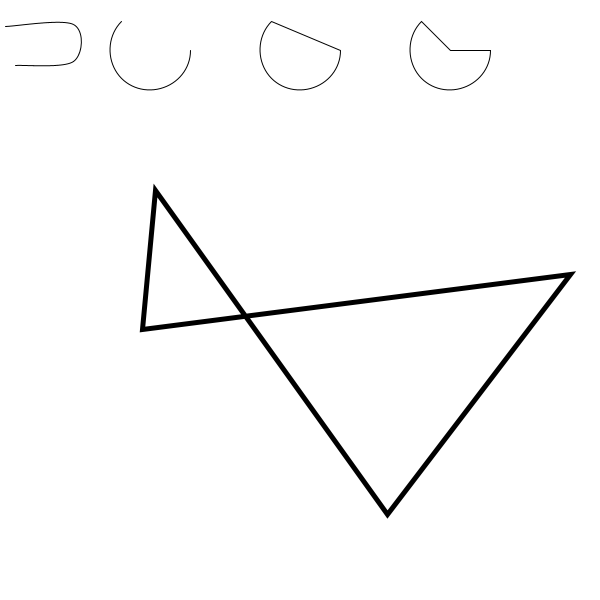
Frame 1 (no input)
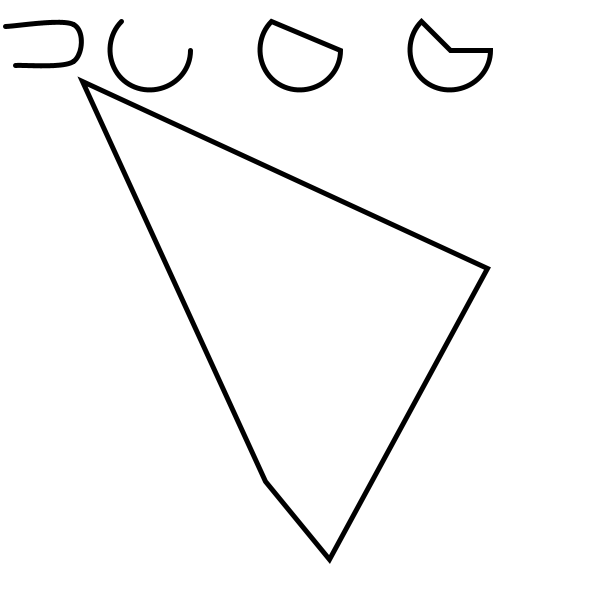
Frame 60 (the mouse pressed at the canvas centre just before this capture)
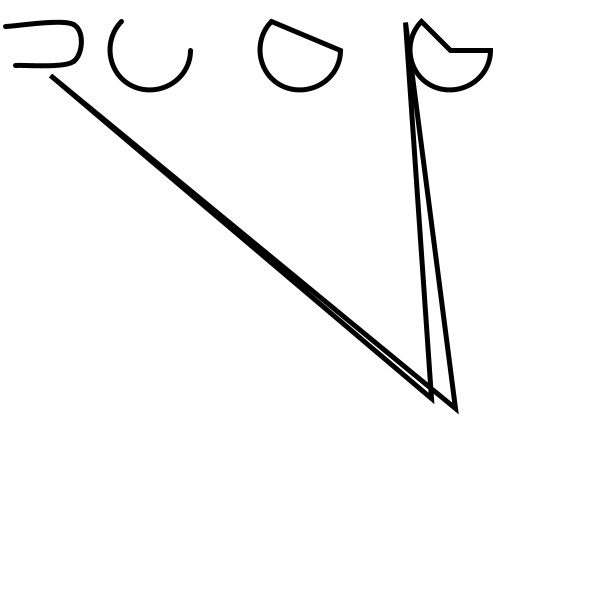
Frame 120 (the mouse held since frame 60 and released just before this capture)

The Processing sketch that drew these frames (run headless with seeded random() and noise(); from frame 60 on, the mouse is pressed at the canvas centre):

// Processing sketch: day4_01_customShapes
// ── day4_01_customShapes.pde
float x1, y1, x2, y2, x3, y3, x4, y4;

void setup() {
  size(600, 600);
  frameRate(4);
}

void draw() {
  background(255);
  
  curve(5, 26, 5, 26, 73, 24, 73, 61);
  curve(5, 26, 73, 24, 73, 61, 15, 65);
  curve(73, 24, 73, 61, 15, 65, 15, 65);

  arc(150, 50, 80, 80, 0, PI+QUARTER_PI, OPEN);
  arc(300, 50, 80, 80, 0, PI+QUARTER_PI, CHORD);
  arc(450, 50, 80, 80, 0, PI+QUARTER_PI, PIE);
  
//  noFill();
//  stroke(255, 102, 0);
//  line(30, 20, 80, 5);
//  line(80, 75, 30, 75);
//  stroke(0, 0, 0);
//  bezier(30, 20,  80, 5,  80, 75,  30, 75);
    
  x1 = random(width);
  x2 = random(width);
  x3 = random(width);
  x4 = random(width);
  println(x1, x2, x3, x4);

  y1 = random(height);
  y2 = random(height);
  y3 = random(height);
  y4 = random(height);

  strokeWeight(5);
  beginShape(QUAD_STRIP);
    vertex(x1, y1);
    vertex(x2, y2);
    vertex(x3, y3);
    vertex(x4, y4);
  endShape(CLOSE);
  
}
